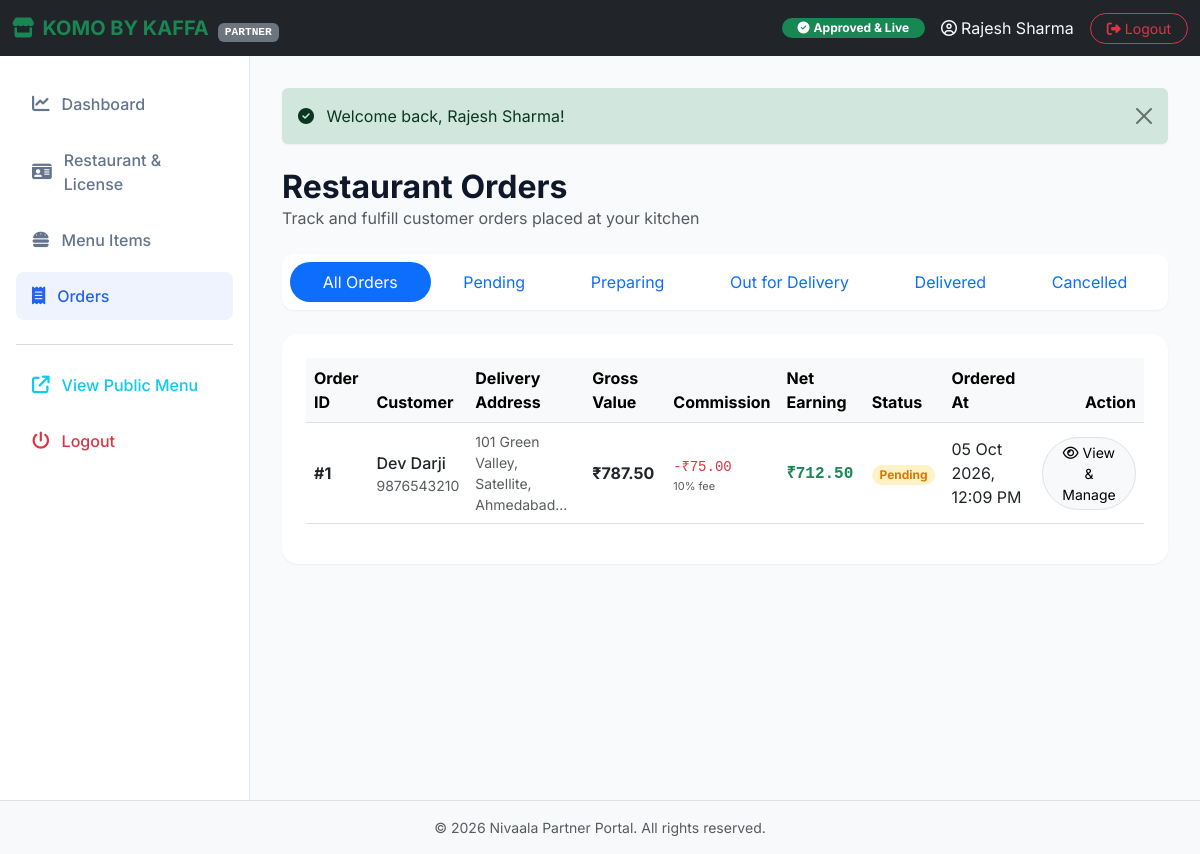
The page /restaurant/orders.php (signed in) on the database its author committed.
### tables this page shows
CREATE TABLE `restaurants` (
  `id` int(11) NOT NULL AUTO_INCREMENT,
  `owner_id` int(11) NOT NULL,
  `restaurant_name` varchar(150) NOT NULL,
  `owner_name` varchar(150) NOT NULL,
  `email` varchar(150) NOT NULL,
  `phone` varchar(20) NOT NULL,
  `address` text NOT NULL,
  `city` varchar(100) NOT NULL,
  `state` varchar(100) NOT NULL,
  `license_number` varchar(100) NOT NULL,
  `license_issue_date` date NOT NULL,
  `license_expiry_date` date NOT NULL,
  `license_document` varchar(255) NOT NULL,
  `logo` varchar(255) DEFAULT NULL,
  `description` text DEFAULT NULL,
  `commission_rate` decimal(5,2) NOT NULL DEFAULT 10.00,
  `status` enum('Pending','Approved','Rejected','Suspended') NOT NULL DEFAULT 'Pending',
  `rejection_reason` text DEFAULT NULL,
  `approved_by` int(11) DEFAULT NULL,
  `approved_at` datetime DEFAULT NULL,
  `created_at` timestamp NOT NULL DEFAULT current_timestamp(),
  `updated_at` timestamp NOT NULL DEFAULT current_timestamp() ON UPDATE current_timestamp(),
  PRIMARY KEY (`id`),
  UNIQUE KEY `email` (`email`),
  UNIQUE KEY `license_number` (`license_number`),
  KEY `owner_id` (`owner_id`),
  KEY `approved_by` (`approved_by`),
  CONSTRAINT `restaurants_ibfk_1` FOREIGN KEY (`owner_id`) REFERENCES `users` (`id`) ON DELETE CASCADE,
  CONSTRAINT `restaurants_ibfk_2` FOREIGN KEY (`approved_by`) REFERENCES `users` (`id`) ON DELETE SET NULL
);

CREATE TABLE `orders` (
  `id` int(11) NOT NULL AUTO_INCREMENT,
  `restaurant_id` int(11) DEFAULT NULL,
  `user_id` int(11) NOT NULL,
  `subtotal` decimal(10,2) NOT NULL DEFAULT 0.00,
  `cgst` decimal(10,2) NOT NULL DEFAULT 0.00,
  `sgst` decimal(10,2) NOT NULL DEFAULT 0.00,
  `delivery_fee` decimal(10,2) NOT NULL DEFAULT 0.00,
  `total_amount` decimal(10,2) NOT NULL,
  `commission_rate` decimal(5,2) NOT NULL DEFAULT 10.00,
  `commission_amount` decimal(10,2) NOT NULL DEFAULT 0.00,
  `partner_earnings` decimal(10,2) NOT NULL DEFAULT 0.00,
  `status` enum('Pending','Preparing','Out for Delivery','Delivered','Cancelled') DEFAULT 'Pending',
  `delivery_address` text NOT NULL,
  `phone` varchar(15) NOT NULL,
  `payment_method` varchar(50) DEFAULT 'Cash on Delivery',
  `created_at` timestamp NOT NULL DEFAULT current_timestamp(),
  `updated_at` timestamp NOT NULL DEFAULT current_timestamp() ON UPDATE current_timestamp(),
  PRIMARY KEY (`id`),
  KEY `restaurant_id` (`restaurant_id`),
  KEY `user_id` (`user_id`),
  CONSTRAINT `orders_ibfk_1` FOREIGN KEY (`restaurant_id`) REFERENCES `restaurants` (`id`) ON DELETE SET NULL,
  CONSTRAINT `orders_ibfk_2` FOREIGN KEY (`user_id`) REFERENCES `users` (`id`) ON DELETE CASCADE
);

CREATE TABLE `users` (
  `id` int(11) NOT NULL AUTO_INCREMENT,
  `name` varchar(100) NOT NULL,
  `email` varchar(100) NOT NULL,
  `password` varchar(255) NOT NULL,
  `phone` varchar(15) NOT NULL,
  `address` text NOT NULL,
  `role` enum('customer','admin','restaurant_owner') DEFAULT 'customer',
  `created_at` timestamp NOT NULL DEFAULT current_timestamp(),
  PRIMARY KEY (`id`),
  UNIQUE KEY `email` (`email`)
);

### restaurant/orders.php (the view, shortened to what this page needs)
<?php
include_once 'includes/header.php';
$rest_id = $restaurant['id'];
$status_filter = $_GET['status'] ?? 'all';
$selected_order_id = isset($_GET['order_id']) ? intval($_GET['order_id']) : 0;
$query = "
    SELECT o.*, u.name AS customer_name, u.email AS customer_email
    FROM orders o
    JOIN users u ON o.user_id = u.id
    WHERE o.restaurant_id = :rest_id
";
$params = [':rest_id' => $rest_id];
$query .= " ORDER BY o.created_at DESC";
try {
    $stmt = $conn->prepare($query);
    $stmt->execute($params);
    $orders = $stmt->fetchAll();
} catch (PDOException $e) {
    die("Database error: " . $e->getMessage());
}
?>
<div class="d-flex justify-content-between align-items-center mb-4">
  <div>
    <h2 class="fw-bold mb-0">Restaurant Orders</h2>
    <p class="text-muted mb-0">Track and fulfill customer orders placed at your kitchen</p>
  </div>
</div>
<div class="card border-0 shadow-sm-custom mb-4" style="border-radius: 12px;">
  <div class="card-body p-2">
    <div class="nav nav-pills nav-fill">
      <a class="nav-link rounded-pill <?php echo $status_filter === 'all' ? 'active' : ''; ?>" href="orders.php">All Orders</a>
      <a class="nav-link rounded-pill <?php echo $status_filter === 'Pending' ? 'active' : ''; ?>" href="orders.php?status=Pending">Pending</a>
      <a class="nav-link rounded-pill <?php echo $status_filter === 'Preparing' ? 'active' : ''; ?>" href="orders.php?status=Preparing">Preparing</a>
      <a class="nav-link rounded-pill <?php echo $status_filter === 'Out for Delivery' ? 'active' : ''; ?>" href="orders.php?status=Out for Delivery">Out for Delivery</a>
      <a class="nav-link rounded-pill <?php echo $status_filter === 'Delivered' ? 'active' : ''; ?>" href="orders.php?status=Delivered">Delivered</a>
      <a class="nav-link rounded-pill <?php echo $status_filter === 'Cancelled' ? 'active' : ''; ?>" href="orders.php?status=Cancelled">Cancelled</a>
    </div>
  </div>
</div>
<div class="card border-0 shadow-sm-custom p-4" style="border-radius: 16px;">
  <?php if (count($orders) > 0): ?>
    <div class="table-responsive">
      <table class="table align-middle table-hover">
        <thead class="table-light">
          <tr>
            <th>Order ID</th>
            <th>Customer</th>
            <th>Delivery Address</th>
            <th>Gross Value</th>
            <th>Commission</th>
            <th>Net Earning</th>
            <th>Status</th>
            <th>Ordered At</th>
            <th class="text-end">Action</th>
          </tr>
        </thead>
        <tbody>
          <?php foreach ($orders as $order):
            $badge_class = 'badge-pending';
            $ord_comm = (float)($order['commission_amount'] ?? ($order['total_amount'] * 0.10));
            $ord_net = (float)($order['partner_earnings'] ?? ($order['total_amount'] - $ord_comm));
          ?>
            <tr class="<?php echo $selected_order_id === (int)$order['id'] ? 'table-primary' : ''; ?>">
              <td class="fw-bold">#<?php echo $order['id']; ?></td>
              <td>
                <div class="fw-medium"><?php echo htmlspecialchars($order['customer_name']); ?></div>
                <div class="text-muted small"><?php echo htmlspecialchars($order['phone']); ?></div>
              </td>
              <td class="text-muted small" style="max-width: 200px;"><?php echo htmlspecialchars(substr($order['delivery_address'], 0, 40)) . '...'; ?></td>
              <td class="fw-bold text-dark">₹<?php echo number_format($order['total_amount'], 2); ?></td>
              <td>
                <span class="text-danger font-monospace small">-₹<?php echo number_format($ord_comm, 2); ?></span>
                <div class="text-muted" style="font-size: 11px;"><?php echo number_format((float)($order['commission_rate'] ?? 10), 0); ?>% fee</div>
              </td>
              <td>
                <span class="fw-bold text-success font-monospace">₹<?php echo number_format($ord_net, 2); ?></span>
              </td>
              <td>
                <span class="badge rounded-pill px-2.5 py-1.5 <?php echo $badge_class; ?>">
                  <?php echo htmlspecialchars($order['status']); ?>
                </span>
              </td>
              <td><?php echo date('d M Y, h:i A', strtotime($order['created_at'])); ?></td>
              <td class="text-end">
                <a href="orders.php?order_id=<?php echo $order['id']; ?><?php echo $status_filter !== 'all' ? '&status=' . urlencode($status_filter) : ''; ?>" class="btn btn-sm btn-light border rounded-pill px-3">
                  <i class="fa-regular fa-eye me-1"></i>View & Manage
                </a>
              </td>
            </tr>
          <?php endforeach; ?>
        </tbody>
      </table>
    </div>
  <?php endif; ?>
</div>
<?php include_once 'includes/footer.php'; ?>

### restaurant/includes/header.php (shortened to what this page needs)
<?php
require_once '../config/db.php';
$owner_id = $_SESSION['user_id'];
$restaurant = null;
try {
    $stmt = $conn->prepare("SELECT * FROM restaurants WHERE owner_id = ?");
    $stmt->execute([$owner_id]);
    $restaurant = $stmt->fetch();
} catch (PDOException $e) {}
$current_page = basename($_SERVER['PHP_SELF']);
?>
<!DOCTYPE html>
<html lang="en">
<head>
  <link href="https://cdn.jsdelivr.net/npm/bootstrap@5.3.0/dist/css/bootstrap.min.css" rel="stylesheet">
  <link href="https://cdnjs.cloudflare.com/ajax/libs/font-awesome/6.4.0/css/all.min.css" rel="stylesheet">
  <link href="../assets/css/style.css" rel="stylesheet">
</head>
<body>
  <nav class="navbar navbar-expand-lg navbar-dark bg-dark sticky-top">
    <div class="container-fluid">
      <a class="navbar-brand fw-bold text-success d-flex align-items-center" href="dashboard.php">
        <i class="fa-solid fa-store me-2 text-success"></i>
        <span><?php echo htmlspecialchars($restaurant['restaurant_name']); ?> <span class="badge bg-secondary text-sm font-monospace ms-1" style="font-size: 0.7rem;">PARTNER</span></span>
      </a>
      <div class="ms-auto d-flex align-items-center gap-3">
        <?php if ($restaurant['status'] === 'Approved'): ?>
          <span class="badge bg-success px-3 py-1.5 rounded-pill d-none d-sm-inline-block"><i class="fa-solid fa-circle-check me-1"></i>Approved & Live</span>
        <?php elseif ($restaurant['status'] === 'Pending'): ?>
          <span class="badge bg-warning text-dark px-3 py-1.5 rounded-pill d-none d-sm-inline-block"><i class="fa-solid fa-clock me-1"></i>Pending Admin Approval</span>
        <?php elseif ($restaurant['status'] === 'Rejected'): ?>
          <span class="badge bg-danger px-3 py-1.5 rounded-pill d-none d-sm-inline-block"><i class="fa-solid fa-circle-xmark me-1"></i>Action Required (Rejected)</span>
        <?php elseif ($restaurant['status'] === 'Suspended'): ?>
          <span class="badge bg-secondary px-3 py-1.5 rounded-pill d-none d-sm-inline-block"><i class="fa-solid fa-ban me-1"></i>Suspended</span>
        <?php endif; ?>
        <span class="text-light d-none d-md-inline"><i class="fa-regular fa-user-circle me-1"></i><?php echo htmlspecialchars($_SESSION['user_name']); ?></span>
        <a href="../logout.php" class="btn btn-outline-danger btn-sm rounded-pill px-3"><i class="fa-solid fa-right-from-bracket me-1"></i>Logout</a>
      </div>
    </div>
  </nav>
  <div class="admin-container">
    <aside class="admin-sidebar shadow-sm">
      <nav class="nav flex-column">
        <a href="dashboard.php" class="sidebar-link <?php echo $current_page === 'dashboard.php' ? 'active' : ''; ?>">
          <i class="fa-solid fa-chart-line"></i>Dashboard
        </a>
        <a href="profile.php" class="sidebar-link <?php echo $current_page === 'profile.php' ? 'active' : ''; ?>">
          <i class="fa-solid fa-id-card"></i>Restaurant & License
        </a>
        <a href="food-items.php" class="sidebar-link <?php echo $current_page === 'food-items.php' ? 'active' : ''; ?>">
          <i class="fa-solid fa-burger"></i>Menu Items
        </a>
        <a href="orders.php" class="sidebar-link <?php echo $current_page === 'orders.php' ? 'active' : ''; ?>">
          <i class="fa-solid fa-receipt"></i>Orders
        </a>
        <hr class="my-3 text-secondary">
        <a href="../index.php?restaurant_id=<?php echo $restaurant['id']; ?>" class="sidebar-link text-info" target="_blank">
          <i class="fa-solid fa-arrow-up-right-from-square"></i>View Public Menu
        </a>
        <a href="../logout.php" class="sidebar-link text-danger">
          <i class="fa-solid fa-power-off"></i>Logout
        </a>
      </nav>
    </aside>
    <main class="admin-content">
      <?php if (isset($_SESSION['success'])): ?>
        <div class="alert alert-success alert-dismissible fade show border-0 shadow-sm-custom mb-4" role="alert">
          <i class="fa-solid fa-circle-check me-2"></i>
          <?php echo $_SESSION['success']; unset($_SESSION['success']); ?>
          <button type="button" class="btn-close" data-bs-dismiss="alert" aria-label="Close"></button>
        </div>
      <?php endif; ?>

### assets/css/style.css (style rules this page uses)
:root { --bg-color: #F8FAFC; --primary-color: #2563EB; --secondary-color: #4F46E5; --ai-accent: #7C3AED; --success-color: #10B981; --text-color: #0F172A; --text-secondary: #64748B; --card-bg: #FFFFFF; --border-color: #E2E8F0; }
body { background-color: var(--bg-color); color: var(--text-color); font-family: 'Inter', -apple-system, BlinkMacSystemFont, "Segoe UI", Roboto, "Helvetica Neue", Arial, sans-serif; min-height: 100vh; display: flex; flex-direction: column; }
main { flex: 1; }
.admin-container { display: flex; min-height: calc(100vh - 56px); }
.admin-sidebar { width: 250px; background-color: var(--card-bg); border-right: 1px solid var(--border-color); padding: 1.5rem 1rem; }
.admin-content { flex: 1; padding: 2rem; background-color: var(--bg-color); }
.sidebar-link { display: flex; align-items: center; padding: 0.75rem 1rem; color: var(--text-secondary); text-decoration: none; border-radius: 8px; font-weight: 500; margin-bottom: 0.5rem; transition: all 0.2s ease; }
.sidebar-link:hover, .sidebar-link.active { background-color: rgba(37, 99, 235, 0.08); color: var(--primary-color); }
.sidebar-link i { margin-right: 0.75rem; font-size: 1.1rem; }
.badge-pending { background-color: #fef3c7; color: #d97706; }
.shadow-sm-custom { box-shadow: 0 1px 2px 0 rgba(0, 0, 0, 0.05); }

### rows shown on the page
restaurants: restaurant_name "KOMO BY KAFFA"
orders: id "1", user.name "Dev Darji", phone "9876543210", delivery_address "101 Green Valley, Satellite, Ahmedabad", total_amount "787.50", commission_amount "75.00", commission_rate "10", partner_earnings "712.50", status "Pending", created_at "05 Oct 2026, 12:09 PM"

### other values the page prints
$_SESSION['user_name'] "Rajesh Sharma"
$_SESSION['success'] "Welcome back, Rajesh Sharma!"
